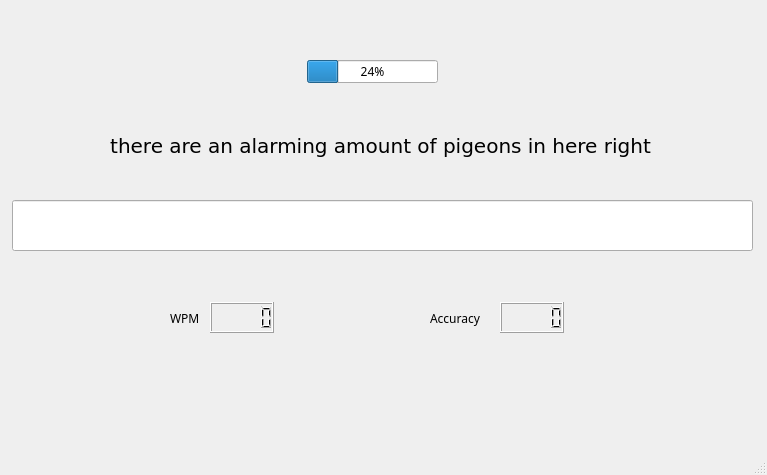
<?xml version="1.0" encoding="UTF-8"?>
<ui version="4.0">
 <class>MainWindow</class>
 <widget class="QMainWindow" name="MainWindow">
  <property name="geometry">
   <rect>
    <x>0</x>
    <y>0</y>
    <width>767</width>
    <height>475</height>
   </rect>
  </property>
  <property name="font">
   <font>
    <family>Minecraft</family>
   </font>
  </property>
  <property name="windowTitle">
   <string>MainWindow</string>
  </property>
  <widget class="QWidget" name="centralwidget">
   <widget class="QLabel" name="sentence_label">
    <property name="geometry">
     <rect>
      <x>10</x>
      <y>110</y>
      <width>741</width>
      <height>71</height>
     </rect>
    </property>
    <property name="font">
     <font>
      <family>DejaVu Sans</family>
      <pointsize>15</pointsize>
      <weight>50</weight>
      <italic>false</italic>
      <bold>false</bold>
      <underline>false</underline>
      <strikeout>false</strikeout>
      <kerning>true</kerning>
     </font>
    </property>
    <property name="text">
     <string>there are an alarming amount of pigeons in here right</string>
    </property>
    <property name="alignment">
     <set>Qt::AlignCenter</set>
    </property>
   </widget>
   <widget class="QLineEdit" name="lineEdit">
    <property name="geometry">
     <rect>
      <x>12</x>
      <y>200</y>
      <width>741</width>
      <height>51</height>
     </rect>
    </property>
    <property name="font">
     <font>
      <family>DejaVu Sans</family>
      <pointsize>10</pointsize>
     </font>
    </property>
   </widget>
   <widget class="QLCDNumber" name="lcdNumber_WPM">
    <property name="geometry">
     <rect>
      <x>210</x>
      <y>302</y>
      <width>64</width>
      <height>31</height>
     </rect>
    </property>
   </widget>
   <widget class="QLCDNumber" name="lcdNumber_Accuracy">
    <property name="geometry">
     <rect>
      <x>500</x>
      <y>302</y>
      <width>64</width>
      <height>31</height>
     </rect>
    </property>
   </widget>
   <widget class="QLabel" name="label">
    <property name="geometry">
     <rect>
      <x>170</x>
      <y>310</y>
      <width>31</width>
      <height>17</height>
     </rect>
    </property>
    <property name="text">
     <string>WPM</string>
    </property>
   </widget>
   <widget class="QLabel" name="label_2">
    <property name="geometry">
     <rect>
      <x>430</x>
      <y>310</y>
      <width>62</width>
      <height>17</height>
     </rect>
    </property>
    <property name="text">
     <string>Accuracy</string>
    </property>
   </widget>
   <widget class="QProgressBar" name="progressBar">
    <property name="geometry">
     <rect>
      <x>307</x>
      <y>60</y>
      <width>131</width>
      <height>23</height>
     </rect>
    </property>
    <property name="value">
     <number>24</number>
    </property>
   </widget>
  </widget>
  <widget class="QStatusBar" name="statusbar"/>
 </widget>
 <resources/>
 <connections/>
</ui>
